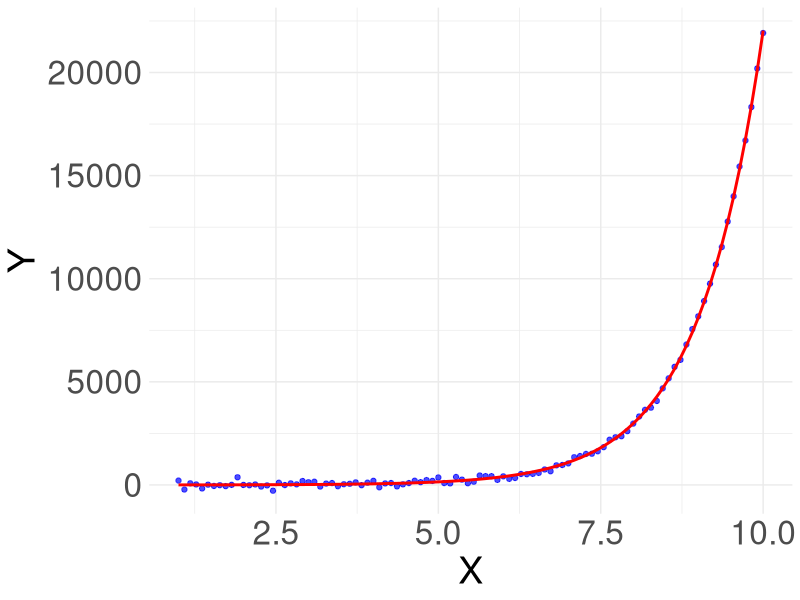
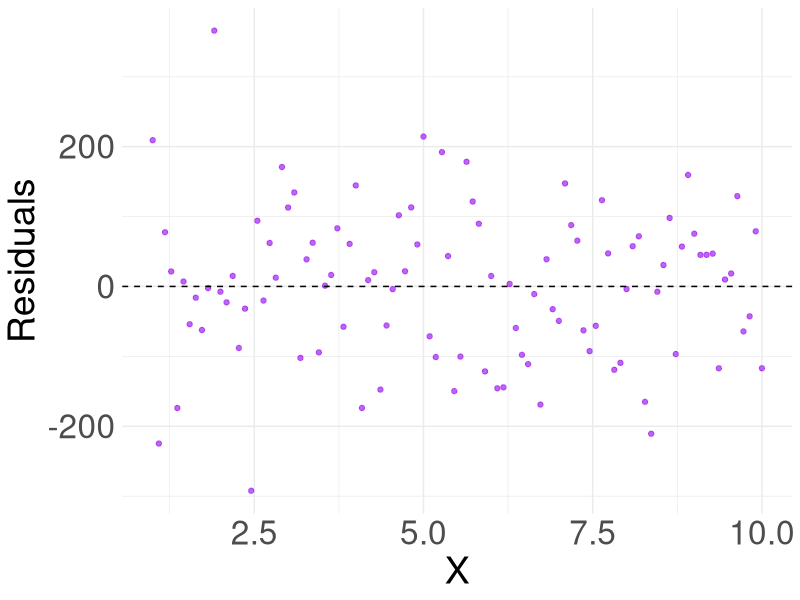

The R script that drew these images, in order:
###############################################################################
## EXAMPLE 4: Fitting exponantial decay curve to  nonlinear data
## From Tomek & Eisner: Basic Statistics for Life Scientists. https://github.com/jtmff/stats_BSfLS
###############################################################################
library(ggplot2)
library(Cairo)
library(minpack.lm)

# Theme for plots
custom_theme <- theme(
  plot.title = element_text(size = 20, face = "bold"),
  axis.text.x = element_text(size = 24),
  axis.text.y = element_text(size = 24),
  axis.title.x = element_text(size = 27),
  axis.title.y = element_text(size = 27)
)

# Same exponential data as before are generated.
set.seed(334)
n <- 100  # Number of points
x <- seq(1, 10, length.out = n)  # Independent variable
y_nonlinear <- exp(x) + rnorm(n, mean = 0, sd = 100)  # Add noise

# Fitting nonlinear model and calculating residuals
# nls is used instead of lm, and the equation can be provided as below.
# start is a list of starting guessstimates that you need to provide.
# You can guess the approximate values from the shape of your data.
exp_model <- nlsLM(y_nonlinear ~ a * exp(b * x), start = list(a = 1, b = 0.5))
exp_residuals <- residuals(exp_model)

# Extract fitted values
fitted_values <- fitted(exp_model)

# Plotting nonlinear fit to data
exp_fit_plot <- ggplot(data.frame(x = x, y = y_nonlinear, fitted = fitted_values),
                       aes(x = x, y = y)) +
  geom_point(color = "blue", alpha = 0.7) +
  geom_line(aes(y = fitted), color = "red", size = 1) +  # Nonlinear fit
  xlab("X") + ylab("Y") +
  theme_minimal() +
  custom_theme

# Plotting residuals of nonlinear fit
# Now they are again appropriately distributed
exp_residuals_plot <- ggplot(data.frame(x = x, residuals = exp_residuals), 
                             aes(x = x, y = residuals)) +
  geom_point(color = "purple", alpha = 0.7) +
  geom_hline(yintercept = 0, linetype = "dashed", color = "black") +
  xlab("X") + ylab("Residuals") +
  theme_minimal() +
  custom_theme

# Saving the plots
CairoPNG(filename = "exp_fit_nlim_plot.png", width = 800, height = 600)
print(exp_fit_plot)
dev.off()

CairoPNG(filename = "exp_residuals_nlim_plot.png", width = 800, height = 600)
print(exp_residuals_plot)
dev.off()
